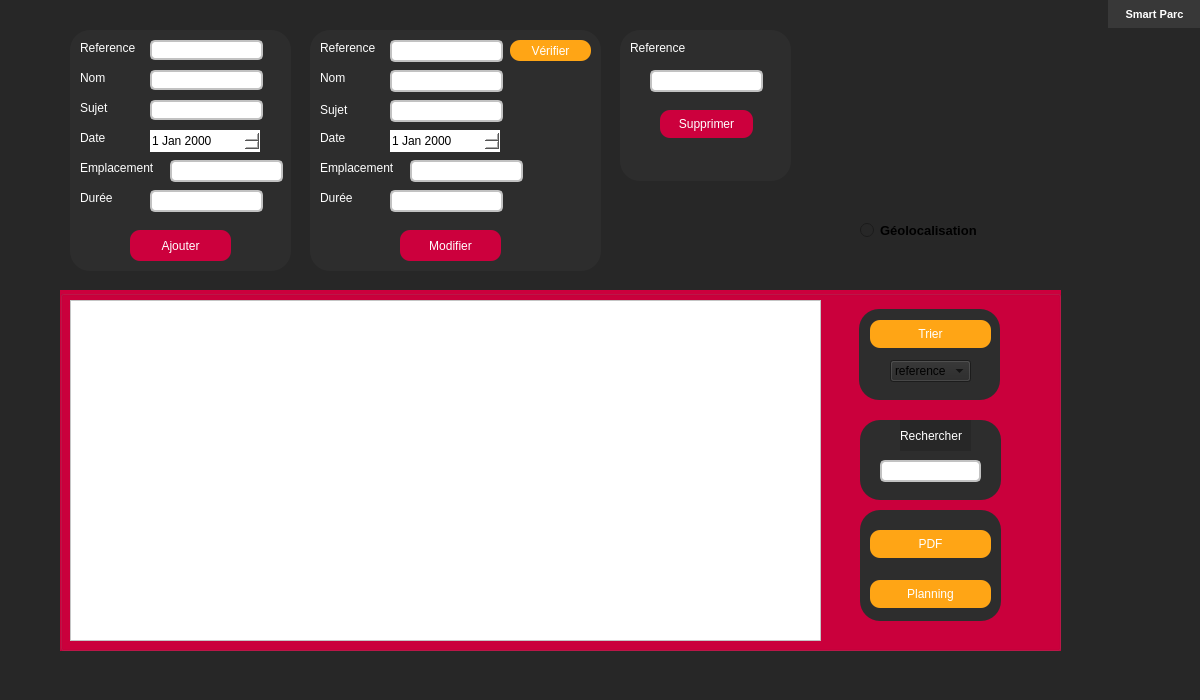
<?xml version="1.0" encoding="UTF-8"?>
<ui version="4.0">
 <class>GDE</class>
 <widget class="QDialog" name="GDE">
  <property name="geometry">
   <rect>
    <x>0</x>
    <y>0</y>
    <width>1200</width>
    <height>700</height>
   </rect>
  </property>
  <property name="windowTitle">
   <string>Dialog</string>
  </property>
  <property name="styleSheet">
   <string notr="true">background-color: rgb(39, 39, 39);</string>
  </property>
  <widget class="QGroupBox" name="groupBox_2">
   <property name="geometry">
    <rect>
     <x>310</x>
     <y>30</y>
     <width>291</width>
     <height>241</height>
    </rect>
   </property>
   <property name="styleSheet">
    <string notr="true">	
background-color: rgb(45, 45, 45);
	border-radius: 20px;
</string>
   </property>
   <property name="title">
    <string/>
   </property>
   <widget class="QLabel" name="label_7">
    <property name="geometry">
     <rect>
      <x>10</x>
      <y>10</y>
      <width>61</width>
      <height>16</height>
     </rect>
    </property>
    <property name="styleSheet">
     <string notr="true">color: rgb(255, 255, 255);</string>
    </property>
    <property name="text">
     <string>Reference</string>
    </property>
   </widget>
   <widget class="QLineEdit" name="le_ref_modif">
    <property name="geometry">
     <rect>
      <x>80</x>
      <y>10</y>
      <width>113</width>
      <height>22</height>
     </rect>
    </property>
    <property name="styleSheet">
     <string notr="true">QLineEdit {

background-color: rgb(255, 255, 255);

border-radius: 5px;

border: 2px solid rgb(194, 194, 194);

padding-left: 10px;

}

QLineEdit:hover {

border: 2px solid rgb(172, 172, 172);

}

QLineEdit:focus {

border: 2px solid rgb(172, 172, 172);

}

</string>
    </property>
    <property name="text">
     <string/>
    </property>
   </widget>
   <widget class="QPushButton" name="pb_verifier">
    <property name="geometry">
     <rect>
      <x>200</x>
      <y>10</y>
      <width>81</width>
      <height>21</height>
     </rect>
    </property>
    <property name="styleSheet">
     <string notr="true">color: rgb(255, 255, 255);
background-color: rgb(255, 165, 21);
border-radius: 10px;</string>
    </property>
    <property name="text">
     <string>Vérifier</string>
    </property>
   </widget>
   <widget class="QLabel" name="label_8">
    <property name="geometry">
     <rect>
      <x>10</x>
      <y>40</y>
      <width>56</width>
      <height>16</height>
     </rect>
    </property>
    <property name="styleSheet">
     <string notr="true">color: rgb(255, 255, 255);</string>
    </property>
    <property name="text">
     <string>Nom</string>
    </property>
   </widget>
   <widget class="QLineEdit" name="le_nom_modif">
    <property name="geometry">
     <rect>
      <x>80</x>
      <y>40</y>
      <width>113</width>
      <height>22</height>
     </rect>
    </property>
    <property name="styleSheet">
     <string notr="true">QLineEdit {

background-color: rgb(255, 255, 255);

border-radius: 5px;

border: 2px solid rgb(194, 194, 194);

padding-left: 10px;

}

QLineEdit:hover {

border: 2px solid rgb(172, 172, 172);

}

QLineEdit:focus {

border: 2px solid rgb(172, 172, 172);

}

</string>
    </property>
   </widget>
   <widget class="QLabel" name="label_10">
    <property name="geometry">
     <rect>
      <x>10</x>
      <y>70</y>
      <width>56</width>
      <height>20</height>
     </rect>
    </property>
    <property name="styleSheet">
     <string notr="true">color: rgb(255, 255, 255);</string>
    </property>
    <property name="text">
     <string>Sujet</string>
    </property>
   </widget>
   <widget class="QLineEdit" name="le_sujet_modif">
    <property name="geometry">
     <rect>
      <x>80</x>
      <y>70</y>
      <width>113</width>
      <height>22</height>
     </rect>
    </property>
    <property name="styleSheet">
     <string notr="true">QLineEdit {

background-color: rgb(255, 255, 255);

border-radius: 5px;

border: 2px solid rgb(194, 194, 194);

padding-left: 10px;

}

QLineEdit:hover {

border: 2px solid rgb(172, 172, 172);

}

QLineEdit:focus {

border: 2px solid rgb(172, 172, 172);

}

</string>
    </property>
   </widget>
   <widget class="QLabel" name="label_9">
    <property name="geometry">
     <rect>
      <x>10</x>
      <y>100</y>
      <width>56</width>
      <height>16</height>
     </rect>
    </property>
    <property name="styleSheet">
     <string notr="true">color: rgb(255, 255, 255);</string>
    </property>
    <property name="text">
     <string>Date</string>
    </property>
   </widget>
   <widget class="QDateEdit" name="le_date_modif">
    <property name="geometry">
     <rect>
      <x>80</x>
      <y>100</y>
      <width>110</width>
      <height>22</height>
     </rect>
    </property>
    <property name="styleSheet">
     <string notr="true">background-color: rgb(255, 255, 255);</string>
    </property>
   </widget>
   <widget class="QLabel" name="label_11">
    <property name="geometry">
     <rect>
      <x>10</x>
      <y>130</y>
      <width>81</width>
      <height>16</height>
     </rect>
    </property>
    <property name="styleSheet">
     <string notr="true">color: rgb(255, 255, 255);</string>
    </property>
    <property name="text">
     <string>Emplacement</string>
    </property>
   </widget>
   <widget class="QLineEdit" name="le_emplacement_modif">
    <property name="geometry">
     <rect>
      <x>100</x>
      <y>130</y>
      <width>113</width>
      <height>22</height>
     </rect>
    </property>
    <property name="styleSheet">
     <string notr="true">QLineEdit {

background-color: rgb(255, 255, 255);

border-radius: 5px;

border: 2px solid rgb(194, 194, 194);

padding-left: 10px;

}

QLineEdit:hover {

border: 2px solid rgb(172, 172, 172);

}

QLineEdit:focus {

border: 2px solid rgb(172, 172, 172);

}

</string>
    </property>
   </widget>
   <widget class="QLabel" name="label_12">
    <property name="geometry">
     <rect>
      <x>10</x>
      <y>160</y>
      <width>56</width>
      <height>16</height>
     </rect>
    </property>
    <property name="styleSheet">
     <string notr="true">color: rgb(255, 255, 255);</string>
    </property>
    <property name="text">
     <string>Durée</string>
    </property>
   </widget>
   <widget class="QLineEdit" name="le_duree_modif">
    <property name="geometry">
     <rect>
      <x>80</x>
      <y>160</y>
      <width>113</width>
      <height>22</height>
     </rect>
    </property>
    <property name="styleSheet">
     <string notr="true">QLineEdit {

background-color: rgb(255, 255, 255);

border-radius: 5px;

border: 2px solid rgb(194, 194, 194);

padding-left: 10px;

}

QLineEdit:hover {

border: 2px solid rgb(172, 172, 172);

}

QLineEdit:focus {

border: 2px solid rgb(172, 172, 172);

}

</string>
    </property>
   </widget>
   <widget class="QPushButton" name="pb_modifier">
    <property name="geometry">
     <rect>
      <x>90</x>
      <y>200</y>
      <width>101</width>
      <height>31</height>
     </rect>
    </property>
    <property name="styleSheet">
     <string notr="true">color: rgb(255, 255, 255);
background-color: rgb(204, 0, 61);
border-radius: 10px;</string>
    </property>
    <property name="text">
     <string>Modifier</string>
    </property>
   </widget>
  </widget>
  <widget class="QRadioButton" name="radioButton">
   <property name="geometry">
    <rect>
     <x>860</x>
     <y>220</y>
     <width>161</width>
     <height>20</height>
    </rect>
   </property>
   <property name="font">
    <font>
     <pointsize>10</pointsize>
     <weight>75</weight>
     <bold>true</bold>
    </font>
   </property>
   <property name="text">
    <string>Géolocalisation</string>
   </property>
  </widget>
  <widget class="QPushButton" name="pb_tri">
   <property name="geometry">
    <rect>
     <x>870</x>
     <y>320</y>
     <width>121</width>
     <height>28</height>
    </rect>
   </property>
   <property name="styleSheet">
    <string notr="true">color: rgb(255, 255, 255);
background-color: rgb(255, 165, 21);
border-radius: 10px;</string>
   </property>
   <property name="text">
    <string>Trier</string>
   </property>
  </widget>
  <widget class="QGroupBox" name="groupBox">
   <property name="geometry">
    <rect>
     <x>70</x>
     <y>30</y>
     <width>221</width>
     <height>241</height>
    </rect>
   </property>
   <property name="styleSheet">
    <string notr="true">	
background-color: rgb(45, 45, 45);
	border-radius: 20px;
</string>
   </property>
   <property name="title">
    <string/>
   </property>
   <widget class="QLabel" name="label1">
    <property name="geometry">
     <rect>
      <x>10</x>
      <y>10</y>
      <width>61</width>
      <height>16</height>
     </rect>
    </property>
    <property name="styleSheet">
     <string notr="true">color: rgb(255, 255, 255);</string>
    </property>
    <property name="text">
     <string>Reference</string>
    </property>
   </widget>
   <widget class="QLabel" name="label_2">
    <property name="geometry">
     <rect>
      <x>10</x>
      <y>40</y>
      <width>51</width>
      <height>16</height>
     </rect>
    </property>
    <property name="styleSheet">
     <string notr="true">color: rgb(255, 255, 255);</string>
    </property>
    <property name="text">
     <string>Nom</string>
    </property>
   </widget>
   <widget class="QLabel" name="label_3">
    <property name="geometry">
     <rect>
      <x>10</x>
      <y>70</y>
      <width>51</width>
      <height>16</height>
     </rect>
    </property>
    <property name="styleSheet">
     <string notr="true">color: rgb(255, 255, 255);</string>
    </property>
    <property name="text">
     <string>Sujet</string>
    </property>
   </widget>
   <widget class="QLineEdit" name="le_ref">
    <property name="geometry">
     <rect>
      <x>80</x>
      <y>10</y>
      <width>113</width>
      <height>20</height>
     </rect>
    </property>
    <property name="styleSheet">
     <string notr="true">QLineEdit {

background-color: rgb(255, 255, 255);

border-radius: 5px;

border: 2px solid rgb(194, 194, 194);

padding-left: 10px;

}

QLineEdit:hover {

border: 2px solid rgb(172, 172, 172);

}

QLineEdit:focus {

border: 2px solid rgb(172, 172, 172);

}

</string>
    </property>
   </widget>
   <widget class="QLineEdit" name="le_nom">
    <property name="geometry">
     <rect>
      <x>80</x>
      <y>40</y>
      <width>113</width>
      <height>20</height>
     </rect>
    </property>
    <property name="styleSheet">
     <string notr="true">QLineEdit {

background-color: rgb(255, 255, 255);

border-radius: 5px;

border: 2px solid rgb(194, 194, 194);

padding-left: 10px;

}

QLineEdit:hover {

border: 2px solid rgb(172, 172, 172);

}

QLineEdit:focus {

border: 2px solid rgb(172, 172, 172);

}

</string>
    </property>
   </widget>
   <widget class="QLineEdit" name="le_sujet">
    <property name="geometry">
     <rect>
      <x>80</x>
      <y>70</y>
      <width>113</width>
      <height>20</height>
     </rect>
    </property>
    <property name="styleSheet">
     <string notr="true">QLineEdit {

background-color: rgb(255, 255, 255);

border-radius: 5px;

border: 2px solid rgb(194, 194, 194);

padding-left: 10px;

}

QLineEdit:hover {

border: 2px solid rgb(172, 172, 172);

}

QLineEdit:focus {

border: 2px solid rgb(172, 172, 172);

}

</string>
    </property>
   </widget>
   <widget class="QLineEdit" name="le_emplacement">
    <property name="geometry">
     <rect>
      <x>100</x>
      <y>130</y>
      <width>113</width>
      <height>22</height>
     </rect>
    </property>
    <property name="styleSheet">
     <string notr="true">QLineEdit {

background-color: rgb(255, 255, 255);

border-radius: 5px;

border: 2px solid rgb(194, 194, 194);

padding-left: 10px;

}

QLineEdit:hover {

border: 2px solid rgb(172, 172, 172);

}

QLineEdit:focus {

border: 2px solid rgb(172, 172, 172);

}

</string>
    </property>
   </widget>
   <widget class="QLabel" name="label_4">
    <property name="geometry">
     <rect>
      <x>10</x>
      <y>100</y>
      <width>56</width>
      <height>16</height>
     </rect>
    </property>
    <property name="styleSheet">
     <string notr="true">color: rgb(255, 255, 255);</string>
    </property>
    <property name="text">
     <string>Date</string>
    </property>
   </widget>
   <widget class="QLabel" name="label_5">
    <property name="geometry">
     <rect>
      <x>10</x>
      <y>130</y>
      <width>81</width>
      <height>16</height>
     </rect>
    </property>
    <property name="styleSheet">
     <string notr="true">color: rgb(255, 255, 255);</string>
    </property>
    <property name="text">
     <string>Emplacement</string>
    </property>
   </widget>
   <widget class="QLabel" name="label_6">
    <property name="geometry">
     <rect>
      <x>10</x>
      <y>160</y>
      <width>61</width>
      <height>16</height>
     </rect>
    </property>
    <property name="styleSheet">
     <string notr="true">color: rgb(255, 255, 255);</string>
    </property>
    <property name="text">
     <string>Durée</string>
    </property>
   </widget>
   <widget class="QLineEdit" name="le_duree">
    <property name="geometry">
     <rect>
      <x>80</x>
      <y>160</y>
      <width>113</width>
      <height>22</height>
     </rect>
    </property>
    <property name="styleSheet">
     <string notr="true">QLineEdit {

background-color: rgb(255, 255, 255);

border-radius: 5px;

border: 2px solid rgb(194, 194, 194);

padding-left: 10px;

}

QLineEdit:hover {

border: 2px solid rgb(172, 172, 172);

}

QLineEdit:focus {

border: 2px solid rgb(172, 172, 172);

}

</string>
    </property>
   </widget>
   <widget class="QDateEdit" name="le_date">
    <property name="geometry">
     <rect>
      <x>80</x>
      <y>100</y>
      <width>110</width>
      <height>22</height>
     </rect>
    </property>
    <property name="styleSheet">
     <string notr="true">background-color: rgb(255, 255, 255);</string>
    </property>
   </widget>
   <widget class="QPushButton" name="pb_ajouter">
    <property name="geometry">
     <rect>
      <x>60</x>
      <y>200</y>
      <width>101</width>
      <height>31</height>
     </rect>
    </property>
    <property name="styleSheet">
     <string notr="true">color: rgb(255, 255, 255);
background-color: rgb(204, 0, 61);
border-radius: 10px;</string>
    </property>
    <property name="text">
     <string>Ajouter</string>
    </property>
   </widget>
  </widget>
  <widget class="QGroupBox" name="groupBox_5">
   <property name="geometry">
    <rect>
     <x>60</x>
     <y>290</y>
     <width>1001</width>
     <height>361</height>
    </rect>
   </property>
   <property name="styleSheet">
    <string notr="true">background-color: rgb(204, 0, 61);</string>
   </property>
   <property name="title">
    <string/>
   </property>
   <widget class="QTableView" name="tab_evenements">
    <property name="geometry">
     <rect>
      <x>10</x>
      <y>10</y>
      <width>751</width>
      <height>341</height>
     </rect>
    </property>
    <property name="styleSheet">
     <string notr="true">background-color: rgb(255, 255, 255);</string>
    </property>
   </widget>
   <widget class="QGroupBox" name="groupBox_4">
    <property name="geometry">
     <rect>
      <x>800</x>
      <y>220</y>
      <width>141</width>
      <height>111</height>
     </rect>
    </property>
    <property name="styleSheet">
     <string notr="true">	
background-color: rgb(45, 45, 45);
	border-radius: 20px;
</string>
    </property>
    <property name="title">
     <string/>
    </property>
   </widget>
   <widget class="QGroupBox" name="groupBox_6">
    <property name="geometry">
     <rect>
      <x>799</x>
      <y>19</y>
      <width>141</width>
      <height>91</height>
     </rect>
    </property>
    <property name="styleSheet">
     <string notr="true">	
background-color: rgb(45, 45, 45);
	border-radius: 20px;
</string>
    </property>
    <property name="title">
     <string/>
    </property>
   </widget>
   <widget class="QGroupBox" name="groupBox_7">
    <property name="geometry">
     <rect>
      <x>800</x>
      <y>130</y>
      <width>141</width>
      <height>80</height>
     </rect>
    </property>
    <property name="styleSheet">
     <string notr="true">	
background-color: rgb(45, 45, 45);
	border-radius: 20px;
</string>
    </property>
    <property name="title">
     <string/>
    </property>
   </widget>
   <zorder>tab_evenements</zorder>
   <zorder>groupBox_4</zorder>
   <zorder>groupBox_7</zorder>
   <zorder>groupBox_6</zorder>
  </widget>
  <widget class="QLabel" name="label">
   <property name="geometry">
    <rect>
     <x>900</x>
     <y>420</y>
     <width>71</width>
     <height>31</height>
    </rect>
   </property>
   <property name="styleSheet">
    <string notr="true">color: rgb(255, 255, 255);</string>
   </property>
   <property name="text">
    <string>Rechercher</string>
   </property>
  </widget>
  <widget class="QGroupBox" name="groupBox_3">
   <property name="geometry">
    <rect>
     <x>620</x>
     <y>30</y>
     <width>171</width>
     <height>151</height>
    </rect>
   </property>
   <property name="styleSheet">
    <string notr="true">	
background-color: rgb(45, 45, 45);
	border-radius: 20px;
</string>
   </property>
   <property name="title">
    <string/>
   </property>
   <widget class="QLabel" name="label_13">
    <property name="geometry">
     <rect>
      <x>10</x>
      <y>10</y>
      <width>81</width>
      <height>16</height>
     </rect>
    </property>
    <property name="styleSheet">
     <string notr="true">color: rgb(255, 255, 255);</string>
    </property>
    <property name="text">
     <string>Reference</string>
    </property>
   </widget>
   <widget class="QLineEdit" name="le_ref_supprimer">
    <property name="geometry">
     <rect>
      <x>30</x>
      <y>40</y>
      <width>113</width>
      <height>22</height>
     </rect>
    </property>
    <property name="styleSheet">
     <string notr="true">QLineEdit {

background-color: rgb(255, 255, 255);

border-radius: 5px;

border: 2px solid rgb(194, 194, 194);

padding-left: 10px;

}

QLineEdit:hover {

border: 2px solid rgb(172, 172, 172);

}

QLineEdit:focus {

border: 2px solid rgb(172, 172, 172);

}

</string>
    </property>
   </widget>
   <widget class="QPushButton" name="pb_supprimer">
    <property name="geometry">
     <rect>
      <x>40</x>
      <y>80</y>
      <width>93</width>
      <height>28</height>
     </rect>
    </property>
    <property name="styleSheet">
     <string notr="true">color: rgb(255, 255, 255);
background-color: rgb(204, 0, 61);
border-radius: 10px;</string>
    </property>
    <property name="text">
     <string>Supprimer</string>
    </property>
   </widget>
  </widget>
  <widget class="QPushButton" name="pushButton_2">
   <property name="geometry">
    <rect>
     <x>870</x>
     <y>580</y>
     <width>121</width>
     <height>28</height>
    </rect>
   </property>
   <property name="styleSheet">
    <string notr="true">color: rgb(255, 255, 255);
background-color: rgb(255, 165, 21);
border-radius: 10px;</string>
   </property>
   <property name="text">
    <string>Planning</string>
   </property>
  </widget>
  <widget class="QComboBox" name="comboboxtri">
   <property name="geometry">
    <rect>
     <x>890</x>
     <y>360</y>
     <width>81</width>
     <height>22</height>
    </rect>
   </property>
   <property name="styleSheet">
    <string notr="true">QLineEdit {

background-color: rgb(255, 255, 255);

border-radius: 5px;

border: 2px solid rgb(194, 194, 194);

padding-left: 10px;

}

QLineEdit:hover {

border: 2px solid rgb(172, 172, 172);

}

QLineEdit:focus {

border: 2px solid rgb(172, 172, 172);

}

</string>
   </property>
   <item>
    <property name="text">
     <string>reference</string>
    </property>
   </item>
   <item>
    <property name="text">
     <string>nom</string>
    </property>
   </item>
   <item>
    <property name="text">
     <string>duree</string>
    </property>
   </item>
  </widget>
  <widget class="QLineEdit" name="lineEdit">
   <property name="geometry">
    <rect>
     <x>880</x>
     <y>460</y>
     <width>101</width>
     <height>22</height>
    </rect>
   </property>
   <property name="styleSheet">
    <string notr="true">QLineEdit {

background-color: rgb(255, 255, 255);

border-radius: 5px;

border: 2px solid rgb(194, 194, 194);

padding-left: 10px;

}

QLineEdit:hover {

border: 2px solid rgb(172, 172, 172);

}

QLineEdit:focus {

border: 2px solid rgb(172, 172, 172);

}

</string>
   </property>
  </widget>
  <widget class="QPushButton" name="pb_PDF">
   <property name="geometry">
    <rect>
     <x>870</x>
     <y>530</y>
     <width>121</width>
     <height>28</height>
    </rect>
   </property>
   <property name="styleSheet">
    <string notr="true">color: rgb(255, 255, 255);
background-color: rgb(255, 165, 21);
border-radius: 10px;</string>
   </property>
   <property name="text">
    <string>PDF</string>
   </property>
  </widget>
  <widget class="QPushButton" name="Quitter">
   <property name="geometry">
    <rect>
     <x>1108</x>
     <y>0</y>
     <width>93</width>
     <height>28</height>
    </rect>
   </property>
   <property name="font">
    <font>
     <pointsize>8</pointsize>
     <weight>75</weight>
     <bold>true</bold>
    </font>
   </property>
   <property name="styleSheet">
    <string notr="true">QPushButton
{
border-radius:20px;
background-color: rgb(56, 56, 56);
color: rgb(255, 255, 255);
}
QPushButton:hover
{
color: rgb(56, 56, 56);
background-color: rgb(255, 255, 255);
}</string>
   </property>
   <property name="text">
    <string>Smart Parc</string>
   </property>
  </widget>
  <widget class="QLabel" name="EE">
   <property name="geometry">
    <rect>
     <x>0</x>
     <y>0</y>
     <width>1200</width>
     <height>700</height>
    </rect>
   </property>
   <property name="text">
    <string/>
   </property>
   <property name="pixmap">
    <pixmap>EE.jpg</pixmap>
   </property>
  </widget>
  <zorder>EE</zorder>
  <zorder>groupBox_2</zorder>
  <zorder>radioButton</zorder>
  <zorder>groupBox</zorder>
  <zorder>groupBox_5</zorder>
  <zorder>groupBox_3</zorder>
  <zorder>pushButton_2</zorder>
  <zorder>comboboxtri</zorder>
  <zorder>lineEdit</zorder>
  <zorder>pb_PDF</zorder>
  <zorder>Quitter</zorder>
  <zorder>pb_tri</zorder>
  <zorder>label</zorder>
 </widget>
 <resources/>
 <connections/>
</ui>
